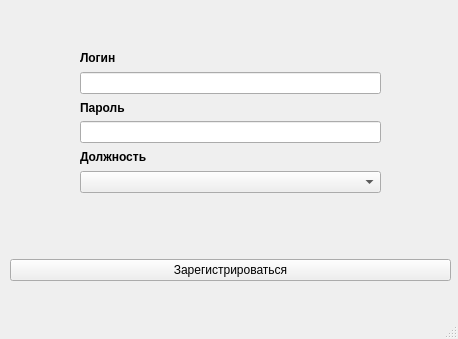
<?xml version="1.0" encoding="UTF-8"?>
<ui version="4.0">
 <class>LoginWindow</class>
 <widget class="QMainWindow" name="LoginWindow">
  <property name="geometry">
   <rect>
    <x>0</x>
    <y>0</y>
    <width>458</width>
    <height>339</height>
   </rect>
  </property>
  <property name="font">
   <font>
    <bold>true</bold>
   </font>
  </property>
  <property name="cursor">
   <cursorShape>ArrowCursor</cursorShape>
  </property>
  <property name="mouseTracking">
   <bool>false</bool>
  </property>
  <property name="windowTitle">
   <string>Регистрация</string>
  </property>
  <property name="windowIcon">
   <iconset theme="contact-new"/>
  </property>
  <widget class="QWidget" name="centralwidget">
   <property name="font">
    <font>
     <bold>false</bold>
    </font>
   </property>
   <widget class="QWidget" name="verticalLayoutWidget">
    <property name="geometry">
     <rect>
      <x>10</x>
      <y>240</y>
      <width>441</width>
      <height>61</height>
     </rect>
    </property>
    <layout class="QVBoxLayout" name="verticalLayout">
     <item>
      <widget class="QPushButton" name="RegistrationButton">
       <property name="text">
        <string>Зарегистрироваться</string>
       </property>
      </widget>
     </item>
    </layout>
   </widget>
   <widget class="QWidget" name="verticalLayoutWidget_2">
    <property name="geometry">
     <rect>
      <x>80</x>
      <y>50</y>
      <width>301</width>
      <height>143</height>
     </rect>
    </property>
    <layout class="QVBoxLayout" name="verticalLayout_2">
     <item>
      <widget class="QLabel" name="LoginLabel">
       <property name="font">
        <font>
         <bold>true</bold>
        </font>
       </property>
       <property name="text">
        <string>Логин</string>
       </property>
      </widget>
     </item>
     <item>
      <widget class="QLineEdit" name="LoginLineEdit"/>
     </item>
     <item>
      <widget class="QLabel" name="Password_label">
       <property name="font">
        <font>
         <bold>true</bold>
        </font>
       </property>
       <property name="text">
        <string>Пароль</string>
       </property>
      </widget>
     </item>
     <item>
      <widget class="QLineEdit" name="PasswordLineEdit"/>
     </item>
     <item>
      <widget class="QLabel" name="PositionLabel">
       <property name="font">
        <font>
         <bold>true</bold>
        </font>
       </property>
       <property name="text">
        <string>Должность</string>
       </property>
      </widget>
     </item>
     <item>
      <widget class="QComboBox" name="PositionComboBox"/>
     </item>
    </layout>
   </widget>
  </widget>
  <widget class="QMenuBar" name="menubar">
   <property name="geometry">
    <rect>
     <x>0</x>
     <y>0</y>
     <width>458</width>
     <height>22</height>
    </rect>
   </property>
  </widget>
  <widget class="QStatusBar" name="statusbar"/>
 </widget>
 <resources/>
 <connections/>
</ui>
